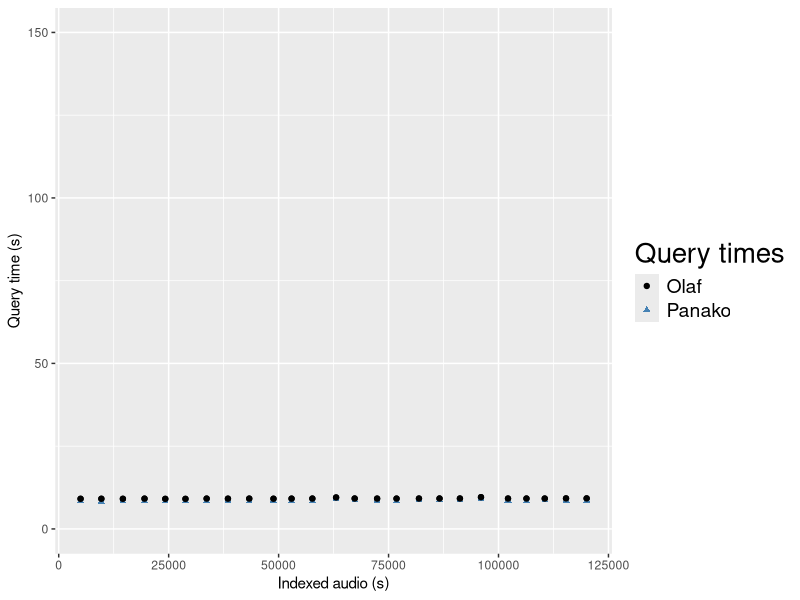
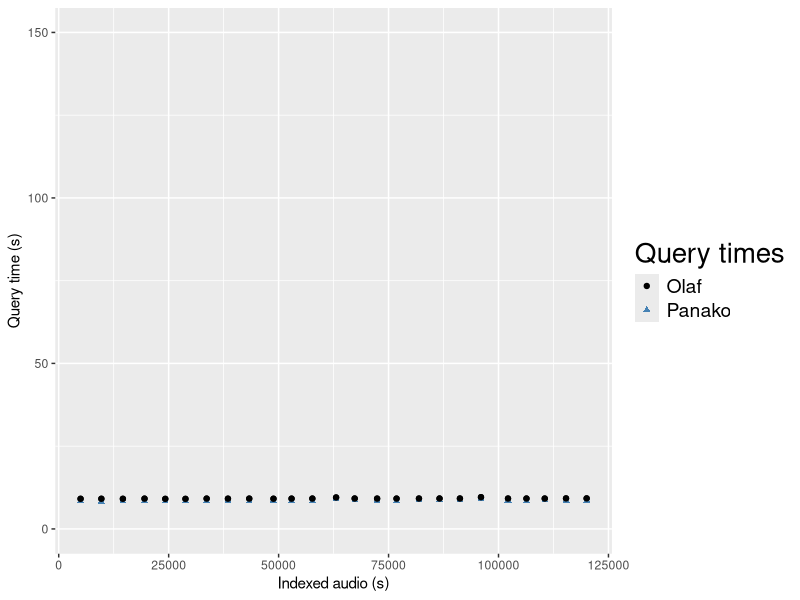

These charts were generated, in order, by the following R code:
library(readr)
require(ggplot2)
require(svglite)

bm <- read_csv("olaf_vs_panako.data",show_col_types = FALSE);

diffs = data.frame(diff(as.matrix(bm)))
index_steps = c(bm$index_size[1] , diffs$index_size )
bm$index_steps <- index_steps

a <- ggplot(bm, aes(bm$index_size,bm$olaf_query_time)) +
  geom_point(aes(x = bm$index_size , y = bm$olaf_query_time, colour="Olaf")) +
  geom_point(aes(x = bm$index_size, y = bm$panako_query_time, colour="Panako") , shape="triangle") +
  geom_point(na.rm = TRUE) +
  xlab("Indexed audio (s)") +
  ylab("Query time (s)") +
  ylim(c(0,150))+
  scale_color_manual(name='Query times',
                     breaks=c('Olaf', 'Panako'),
                     values=c('Olaf'='black', 'Panako'='steelblue'))+
  theme(legend.title=element_text(size=20),
        legend.text=element_text(size=14));


ggsave(file="olaf_vs_panako_query.svg", plot=a, width=10, height=8)
a
